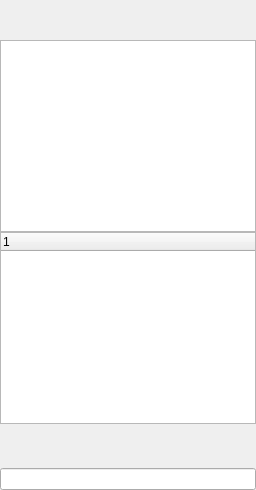
        <widget class="QWidget" name="tabDeck">
         <attribute name="title">
          <string>Deck</string>
         </attribute>
         <layout class="QVBoxLayout" name="tabDeckLayout">
          <property name="spacing">
           <number>0</number>
          </property>
          <property name="leftMargin">
           <number>0</number>
          </property>
          <property name="topMargin">
           <number>40</number>
          </property>
          <property name="rightMargin">
           <number>0</number>
          </property>
          <property name="bottomMargin">
           <number>0</number>
          </property>
          <item>
           <widget class="MoveListWidget" name="deckListWidget"/>
          </item>
          <item>
           <widget class="MoveTreeWidget" name="loadDeckTreeWidget">
            <column>
             <property name="text">
              <string notr="true">1</string>
             </property>
            </column>
           </widget>
          </item>
          <item>
           <layout class="QHBoxLayout" name="horizontalLayoutDeckButtons">
            <property name="spacing">
             <number>0</number>
            </property>
            <item>
             <widget class="QPushButton" name="deckButtonRemove">
              <property name="sizePolicy">
               <sizepolicy hsizetype="Preferred" vsizetype="Fixed">
                <horstretch>0</horstretch>
                <verstretch>0</verstretch>
               </sizepolicy>
              </property>
              <property name="toolTip">
               <string>Remove Card</string>
              </property>
              <property name="text">
               <string/>
              </property>
              <property name="icon">
               <iconset resource="arenatracker.qrc">
                <normaloff>:/Images/remove64.png</normaloff>:/Images/remove64.png</iconset>
              </property>
              <property name="iconSize">
               <size>
                <width>32</width>
                <height>32</height>
               </size>
              </property>
              <property name="flat">
               <bool>true</bool>
              </property>
             </widget>
            </item>
            <item>
             <spacer name="deckHorizontalSpacer">
              <property name="orientation">
               <enum>Qt::Horizontal</enum>
              </property>
              <property name="sizeHint" stdset="0">
               <size>
                <width>40</width>
                <height>20</height>
               </size>
              </property>
             </spacer>
            </item>
            <item>
             <widget class="QPushButton" name="deckButtonMin">
              <property name="sizePolicy">
               <sizepolicy hsizetype="Preferred" vsizetype="Fixed">
                <horstretch>0</horstretch>
                <verstretch>0</verstretch>
               </sizepolicy>
              </property>
              <property name="toolTip">
               <string>Decrease Card</string>
              </property>
              <property name="text">
               <string/>
              </property>
              <property name="icon">
               <iconset resource="arenatracker.qrc">
                <normaloff>:/Images/minus64.png</normaloff>:/Images/minus64.png</iconset>
              </property>
              <property name="iconSize">
               <size>
                <width>32</width>
                <height>32</height>
               </size>
              </property>
              <property name="flat">
               <bool>true</bool>
              </property>
             </widget>
            </item>
            <item>
             <widget class="QPushButton" name="deckButtonPlus">
              <property name="sizePolicy">
               <sizepolicy hsizetype="Preferred" vsizetype="Fixed">
                <horstretch>0</horstretch>
                <verstretch>0</verstretch>
               </sizepolicy>
              </property>
              <property name="toolTip">
               <string>Increase Card</string>
              </property>
              <property name="text">
               <string/>
              </property>
              <property name="icon">
               <iconset resource="arenatracker.qrc">
                <normaloff>:/Images/plus64.png</normaloff>:/Images/plus64.png</iconset>
              </property>
              <property name="iconSize">
               <size>
                <width>32</width>
                <height>32</height>
               </size>
              </property>
              <property name="flat">
               <bool>true</bool>
              </property>
             </widget>
            </item>
            <item>
             <spacer name="deckHorizontalSpacer2">
              <property name="orientation">
               <enum>Qt::Horizontal</enum>
              </property>
              <property name="sizeHint" stdset="0">
               <size>
                <width>40</width>
                <height>20</height>
               </size>
              </property>
             </spacer>
            </item>
           </layout>
          </item>
          <item>
           <layout class="QVBoxLayout" name="verticalLayoutManageDecks">
            <item>
             <layout class="QHBoxLayout" name="horizontalLayoutDecksButtons">
              <item>
               <widget class="QPushButton" name="deckButtonNew">
                <property name="toolTip">
                 <string>New Deck</string>
                </property>
                <property name="text">
                 <string/>
                </property>
                <property name="icon">
                 <iconset>
                  <normalon>:/Images/newDeck.png</normalon>
                 </iconset>
                </property>
                <property name="iconSize">
                 <size>
                  <width>50</width>
                  <height>50</height>
                 </size>
                </property>
                <property name="flat">
                 <bool>true</bool>
                </property>
               </widget>
              </item>
              <item>
               <widget class="QPushButton" name="deckButtonLoad">
                <property name="toolTip">
                 <string>Load Deck</string>
                </property>
                <property name="text">
                 <string/>
                </property>
                <property name="icon">
                 <iconset>
                  <normalon>:/Images/loadDeck.png</normalon>
                 </iconset>
                </property>
                <property name="iconSize">
                 <size>
                  <width>50</width>
                  <height>50</height>
                 </size>
                </property>
                <property name="flat">
                 <bool>true</bool>
                </property>
               </widget>
              </item>
              <item>
               <widget class="QPushButton" name="deckButtonSave">
                <property name="toolTip">
                 <string>Save Current Deck</string>
                </property>
                <property name="text">
                 <string/>
                </property>
                <property name="icon">
                 <iconset>
                  <normalon>:/Images/saveDeck.png</normalon>
                 </iconset>
                </property>
                <property name="iconSize">
                 <size>
                  <width>50</width>
                  <height>50</height>
                 </size>
                </property>
                <property name="flat">
                 <bool>true</bool>
                </property>
               </widget>
              </item>
              <item>
               <widget class="QPushButton" name="deckButtonDeleteDeck">
                <property name="toolTip">
                 <string>Remove Current Deck</string>
                </property>
                <property name="text">
                 <string/>
                </property>
                <property name="icon">
                 <iconset>
                  <normalon>:/Images/clearDeck.png</normalon>
                 </iconset>
                </property>
                <property name="iconSize">
                 <size>
                  <width>50</width>
                  <height>50</height>
                 </size>
                </property>
                <property name="flat">
                 <bool>true</bool>
                </property>
               </widget>
              </item>
             </layout>
            </item>
            <item>
             <widget class="QLineEdit" name="deckLineEdit">
              <property name="text">
               <string/>
              </property>
              <property name="alignment">
               <set>Qt::AlignCenter</set>
              </property>
             </widget>
            </item>
           </layout>
          </item>
         </layout>
        </widget>
